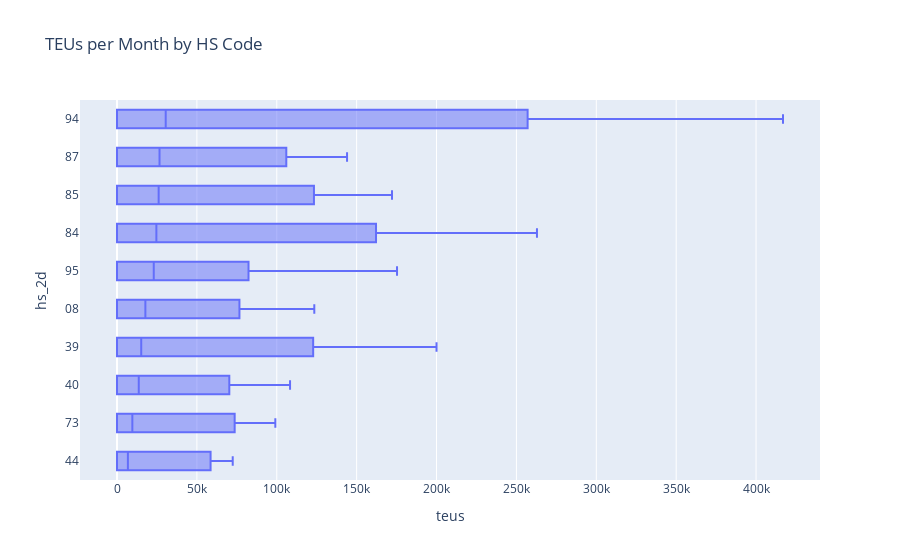

This figure's notebook cell:
### Code cell
box_sums_by_time(
    data_lzdf=imports_lzdf.with_columns([
        pl.col('date_arrival').dt.strftime('%Y%m').alias('month_year'),
        pl.col('teus').replace(0,None)]),
    value_var='teus',
    group_var='hs_2d',
    time_var='month_year',
    title='TEUs per Month by HS Code'
)

### Figure 1 — Plotly figure (JSON) as saved in the notebook; plotly's stock layout.template omitted (floating-point values rounded to 4 significant figures; data arrays with more than 128 entries replaced by an {"elided": "..."} marker saying what was removed)
{"data": [{"alignmentgroup": "True", "hovertemplate": "teus=%{x}<br>hs_2d=%{y}<extra></extra>", "legendgroup": "", "marker": {"color": "#636efa"}, "name": "", "notched": false, "offsetgroup": "", "orientation": "h", "showlegend": false, "type": "box", "x": {"elided": "2270 float values"}, "x0": " ", "xaxis": "x", "y": {"elided": "2270 str values"}, "y0": " ", "yaxis": "y"}], "layout": {"boxmode": "group", "legend": {"tracegroupgap": 0}, "title": {"text": "TEUs per Month by HS Code"}, "xaxis": {"anchor": "y", "domain": [0, 1], "title": {"text": "teus"}}, "yaxis": {"anchor": "x", "categoryarray": ["44", "73", "40", "39", "08", "95", "84", "85", "87", "94"], "categoryorder": "array", "domain": [0, 1], "title": {"text": "hs_2d"}}}}
